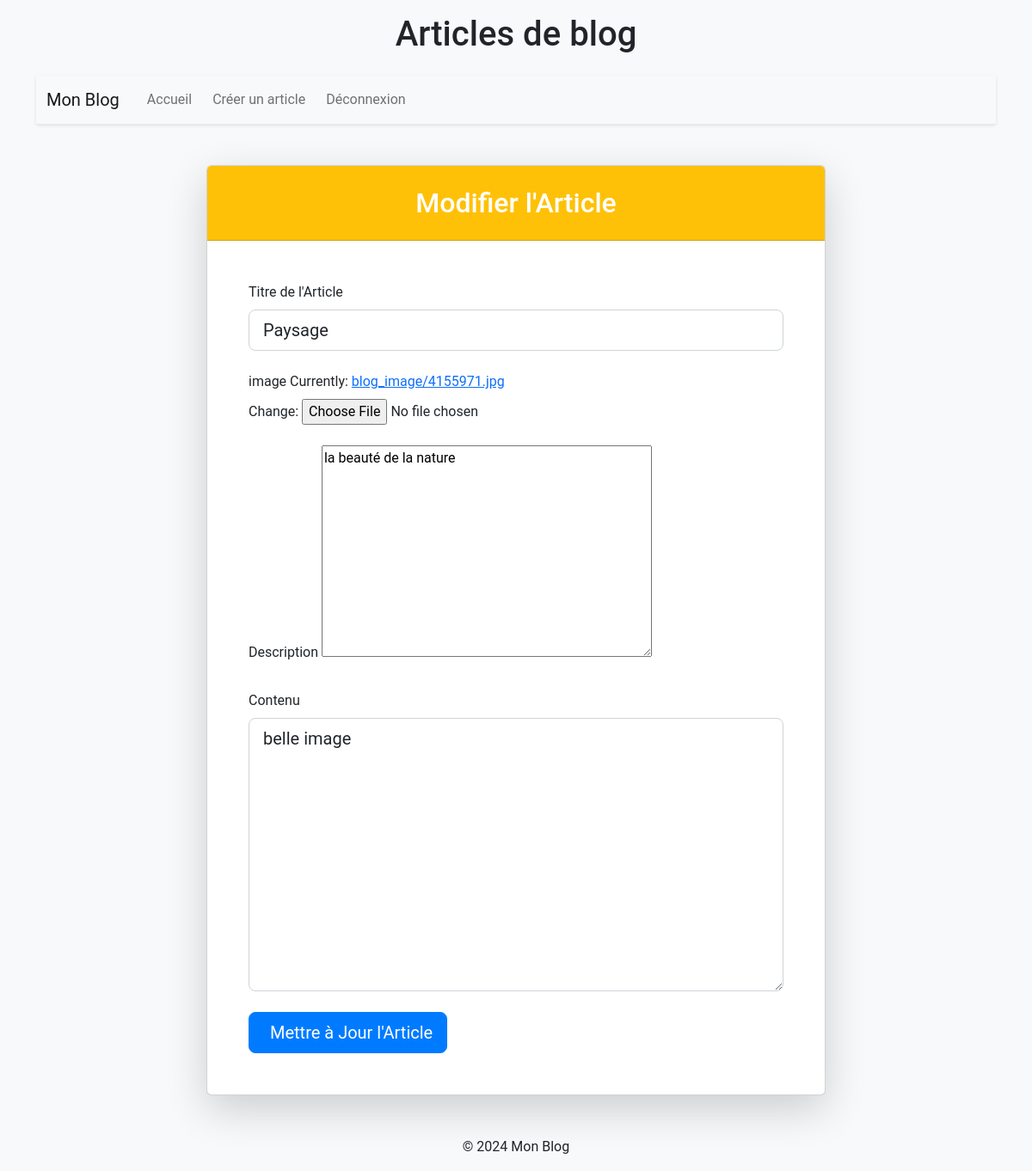
Page /article/4/modifier/ (signed in) on the committed database.
### blog/models.py (models this page shows, shortened)
class Article(models.Model):
    title = models.CharField(max_length=200)
    image = models.ImageField(upload_to='blog_image')
    description = models.TextField()
    content = models.TextField()
    dete_created = models.DateTimeField(auto_now_add=True)
    date_updated= models.DateTimeField(auto_now=True)
    author = models.ForeignKey(get_user_model(),on_delete=models.CASCADE)

### blog/views.py (the view)
# urls.py: path('article/<int:article_id>/modifier/', views.modifier_article, name='modifier_article'),
@login_required
def modifier_article(request, article_id):
    article = get_object_or_404(Article, pk=article_id)
    if request.method == 'POST':
        form = ArticleForm(request.POST, instance=article)
        if form.is_valid():
            article = form.save()
            return redirect('detail_article', article_id=article_id)
    else:
        form = ArticleForm(instance=article)
    return render(request, 'blog/modifier_article.html', {'form': form})

### blog/forms.py
class ArticleForm(forms.ModelForm):
    class Meta:
        model = Article
        fields = ['title', 'image','description', 'content']
        widgets = {
            'title': forms.TextInput(attrs={'class': 'form-control form-control-lg'}),
            'summary': forms.Textarea(attrs={'class': 'form-control form-control-lg'}),
            'content': forms.Textarea(attrs={'class': 'form-control form-control-lg'}),
        }

### blog/templates/blog/modifier_article.html (shortened to what this page needs)
{% extends 'base.html' %}
{% block content %}
<div class="container my-5">
    <div class="row justify-content-center">
        <div class="col-lg-8 col-md-10">
            <div class="card shadow-lg">
                <div class="card-header bg-warning text-white text-center py-4">
                    <h2 class="card-title mb-0">Modifier l'Article</h2>
                </div>
                <div class="card-body p-5">
                    <form method="post">
                        <div class="form-group mb-4">
                            <label for="title" class="form-label">Titre de l'Article</label>
                            {{ form.title }}
                        </div>
                        <div class="form-group mb-4">
                            <label for="content" class="form-label">image</label>
                            {{ form.image }}
                        </div>
                        <div class="form-group mb-4">
                            <label for="summary" class="form-label">Description</label>
                            {{ form.description }}
                        </div>
                        <div class="form-group mb-4">
                            <label for="content" class="form-label">Contenu</label>
                            {{ form.content }}
                        </div>
                        <button type="submit" class="btn btn-primary btn-lg btn-block">
                            Mettre à Jour l'Article
                        </button>
                    </form>
                </div>
            </div>
        </div>
    </div>
</div>
{% endblock %}

### blog/static/css/styles.css (style rules this page uses)
body { background-color: #f8f9fa; font-family: 'Roboto', sans-serif; }
.card { box-shadow: 0 4px 6px rgba(0,0,0,.1); transition: all 0.3s ease; }
.btn-primary { background-color: #007bff; border-color: #007bff; }

### rows in the picture
Article: title "Paysage", description "la beauté de la nature", content "belle image"
